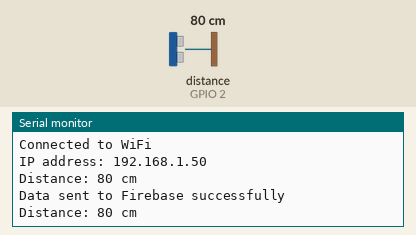
The sketch below on a simulated ESP32. On the bench: the last lines printed to the serial monitor. The test bench sets the inputs (shaded band); at power-on: distance to the obstacle (sensor on GPIO 2) 80 cm. The echo pulse lasts 58.3 µs per cm; WiFi joins after 1.5 s; servers stay silent unless stated.

Above: at 2.7 s.
2.8 s: distance to the obstacle (sensor on GPIO 2) set to 2 cm
At 3.2 s:
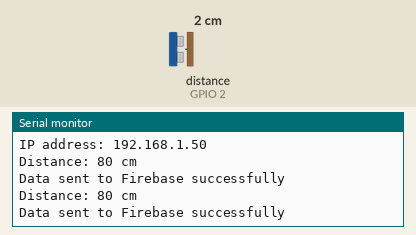
4.4 s: distance to the obstacle (sensor on GPIO 2) set to 4 cm
At 5.9 s:
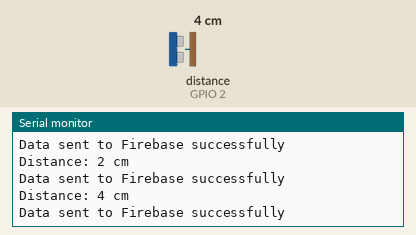
Timing chart, 0 to 7.4 s (numbered marks = the images above; inputs shaded):
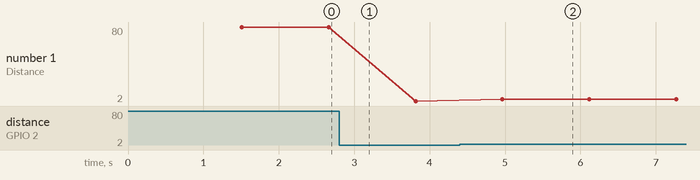

Measured:
- after the input at 4.4 s, the serial monitor: prints a new line after 0.57 s (image 2)
- plotted number 1: 80 → 2 after the input at 2.8 s, 2 → 4 after the input at 4.4 s

The sketch:

recevier.ino
```cpp
#include <WiFi.h>
#include <FirebaseESP32.h>
#include <Ultrasonic.h>

// WiFi credentials
#define WIFI_SSID "OPPO A15s"
#define WIFI_PASSWORD "12345678"

// Firebase project credentials
#define FIREBASE_HOST "ultrasonic-9f469-default-rtdb.asia-southeast1.firebasedatabase.app/" // Replace with your Firebase project URL
#define FIREBASE_AUTH "fBh48K18Poc7K06wuC3tFdOvJ0hpVguzCbE4YYU1" // Replace with your Firebase Database secret

// Ultrasonic sensor pins
#define TRIGGER_PIN 4
#define ECHO_PIN 2

// Firebase path
#define FIREBASE_PATH "/sensorData/distance"

FirebaseData firebaseData;
Ultrasonic ultrasonic(TRIGGER_PIN, ECHO_PIN);

void setup() {
  Serial.begin(115200);

  // Connect to WiFi
  WiFi.begin(WIFI_SSID, WIFI_PASSWORD);
  Serial.print("Connecting to WiFi...");
  while (WiFi.status() != WL_CONNECTED) {
    delay(500);
    Serial.print(".");
  }
  Serial.println("\nConnected to WiFi");
  Serial.print("IP address: ");
  Serial.println(WiFi.localIP());

  // Initialize Firebase
  Firebase.begin(FIREBASE_HOST, FIREBASE_AUTH);
  Firebase.reconnectWiFi(true); //reconnect to wifi automatically
}

void loop() {
  // Measure distance
  long distance = ultrasonic.read(); // Read distance in centimeters

  // Print distance to serial monitor
  Serial.print("Distance: ");
  Serial.print(distance);
  Serial.println(" cm");

  // Send distance to Firebase
  if (Firebase.setInt(firebaseData, FIREBASE_PATH, distance)) {
    Serial.println("Data sent to Firebase successfully");
  } else {
    Serial.print("Error sending data to Firebase: ");
    Serial.println(firebaseData.errorReason());
  }

  delay(1000); // Delay before next measurement
}
```
